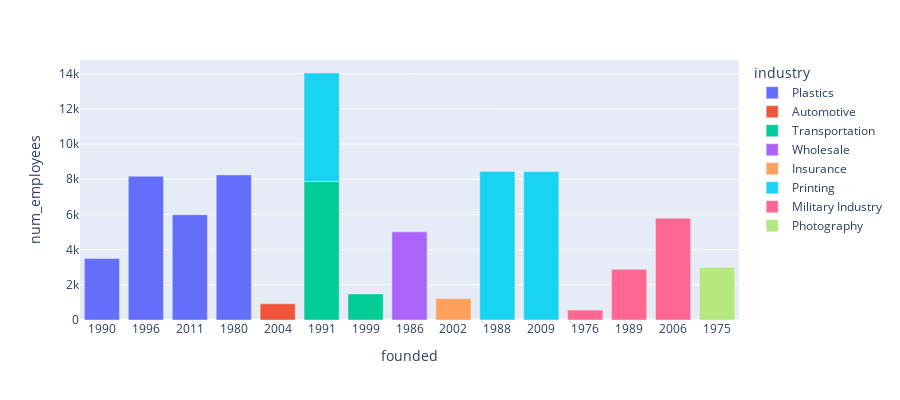

Write notebook code for a chart like this one.
### Code cell
df7 = pd.read_sql('select * from organizations where industry in (\'Photography\', \'Automotive\', \'Military Industry\', \'Printing\',\'Insurance\',\'Plastics\',\'Wholesale\',\'Transportation\')', con=engine1) # use engine1 from previous cell
fig = px.bar(df7, x='founded', y='num_employees',
             hover_data=['founded', 'num_employees'], color='industry',
            height=400)
fig.show()

### Figure 1 — Plotly figure (JSON) as saved in the notebook; plotly's stock layout.template omitted (floating-point values rounded to 4 significant figures)
{"data": [{"alignmentgroup": "True", "hovertemplate": "industry=Plastics<br>founded=%{x}<br>num_employees=%{y}<extra></extra>", "legendgroup": "Plastics", "marker": {"color": "#636efa", "pattern": {"shape": ""}}, "name": "Plastics", "offsetgroup": "Plastics", "orientation": "v", "showlegend": true, "textposition": "auto", "type": "bar", "x": ["1990", "1996", "2011", "1980"], "xaxis": "x", "y": [3498, 8167, 5984, 8245], "yaxis": "y"}, {"alignmentgroup": "True", "hovertemplate": "industry=Automotive<br>founded=%{x}<br>num_employees=%{y}<extra></extra>", "legendgroup": "Automotive", "marker": {"color": "#EF553B", "pattern": {"shape": ""}}, "name": "Automotive", "offsetgroup": "Automotive", "orientation": "v", "showlegend": true, "textposition": "auto", "type": "bar", "x": ["2004"], "xaxis": "x", "y": [921], "yaxis": "y"}, {"alignmentgroup": "True", "hovertemplate": "industry=Transportation<br>founded=%{x}<br>num_employees=%{y}<extra></extra>", "legendgroup": "Transportation", "marker": {"color": "#00cc96", "pattern": {"shape": ""}}, "name": "Transportation", "offsetgroup": "Transportation", "orientation": "v", "showlegend": true, "textposition": "auto", "type": "bar", "x": ["1991", "1999"], "xaxis": "x", "y": [7870, 1483], "yaxis": "y"}, {"alignmentgroup": "True", "hovertemplate": "industry=Wholesale<br>founded=%{x}<br>num_employees=%{y}<extra></extra>", "legendgroup": "Wholesale", "marker": {"color": "#ab63fa", "pattern": {"shape": ""}}, "name": "Wholesale", "offsetgroup": "Wholesale", "orientation": "v", "showlegend": true, "textposition": "auto", "type": "bar", "x": ["1986"], "xaxis": "x", "y": [5010], "yaxis": "y"}, {"alignmentgroup": "True", "hovertemplate": "industry=Insurance<br>founded=%{x}<br>num_employees=%{y}<extra></extra>", "legendgroup": "Insurance", "marker": {"color": "#FFA15A", "pattern": {"shape": ""}}, "name": "Insurance", "offsetgroup": "Insurance", "orientation": "v", "showlegend": true, "textposition": "auto", "type": "bar", "x": ["2002"], "xaxis": "x", "y": [1215], "yaxis": "y"}, {"alignmentgroup": "True", "hovertemplate": "industry=Printing<br>founded=%{x}<br>num_employees=%{y}<extra></extra>", "legendgroup": "Printing", "marker": {"color": "#19d3f3", "pattern": {"shape": ""}}, "name": "Printing", "offsetgroup": "Printing", "orientation": "v", "showlegend": true, "textposition": "auto", "type": "bar", "x": ["1988", "2009", "1991"], "xaxis": "x", "y": [8445, 8433, 6168], "yaxis": "y"}, {"alignmentgroup": "True", "hovertemplate": "industry=Military Industry<br>founded=%{x}<br>num_employees=%{y}<extra></extra>", "legendgroup": "Military Industry", "marker": {"color": "#FF6692", "pattern": {"shape": ""}}, "name": "Military Industry", "offsetgroup": "Military Industry", "orientation": "v", "showlegend": true, "textposition": "auto", "type": "bar", "x": ["1976", "1989", "2006"], "xaxis": "x", "y": [563, 2880, 5786], "yaxis": "y"}, {"alignmentgroup": "True", "hovertemplate": "industry=Photography<br>founded=%{x}<br>num_employees=%{y}<extra></extra>", "legendgroup": "Photography", "marker": {"color": "#B6E880", "pattern": {"shape": ""}}, "name": "Photography", "offsetgroup": "Photography", "orientation": "v", "showlegend": true, "textposition": "auto", "type": "bar", "x": ["1975"], "xaxis": "x", "y": [2988], "yaxis": "y"}], "layout": {"barmode": "relative", "height": 400, "legend": {"title": {"text": "industry"}, "tracegroupgap": 0}, "margin": {"t": 60}, "xaxis": {"anchor": "y", "domain": [0, 1], "title": {"text": "founded"}}, "yaxis": {"anchor": "x", "domain": [0, 1], "title": {"text": "num_employees"}}}}
